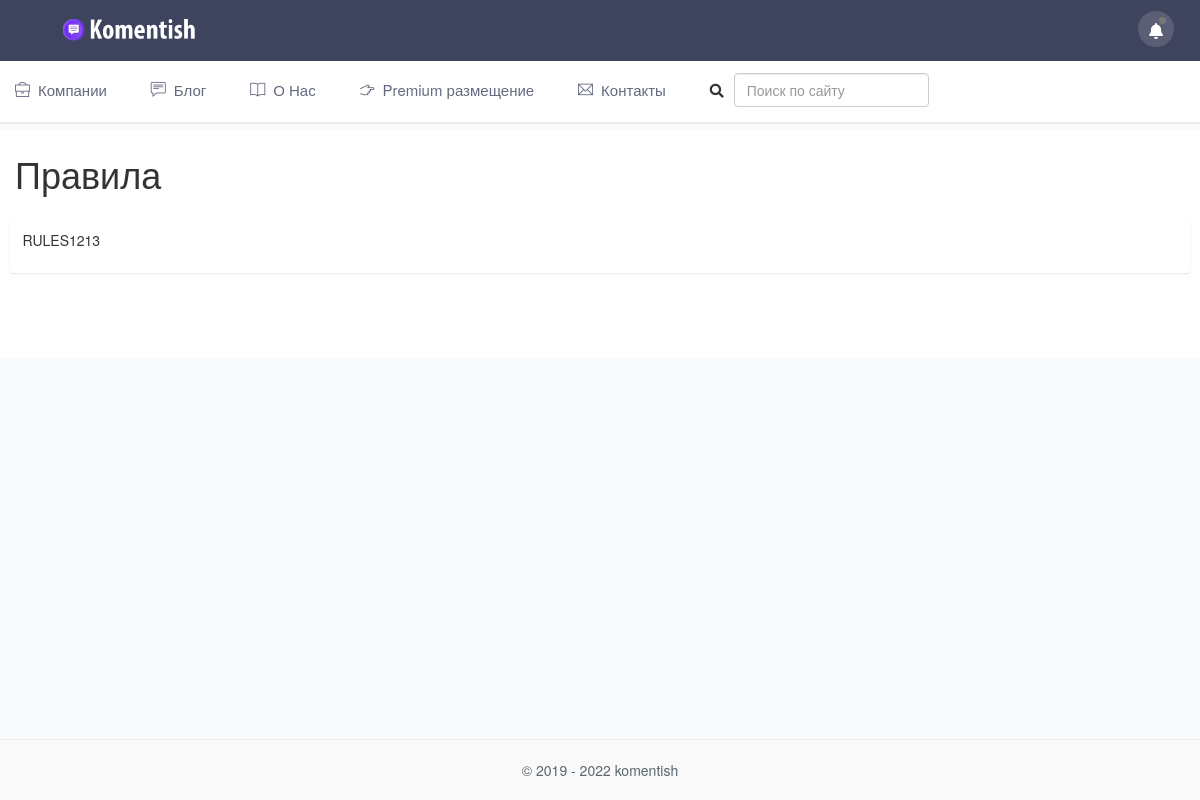
/rules, run on an earlier commit of the app's database.
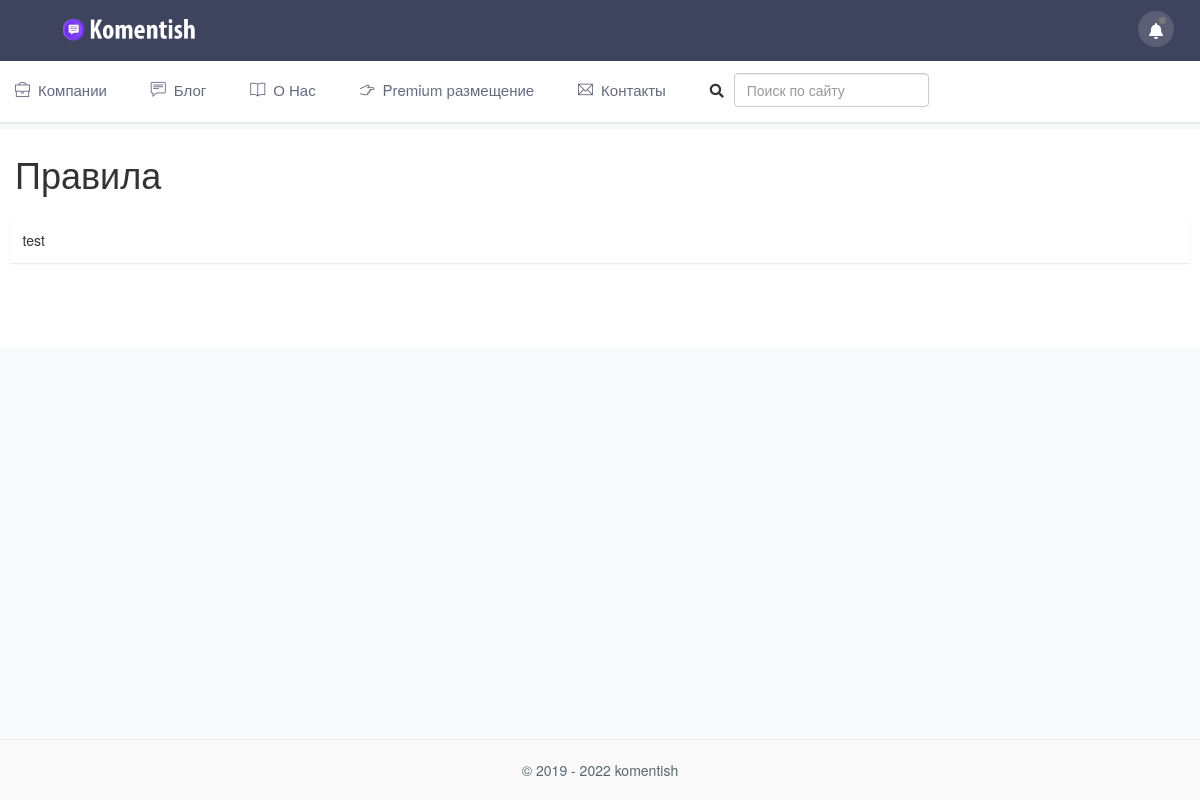
And on a later commit of the database.
### models.py (models this page shows)
class Rules(db.Model):
    id = db.Column(db.Integer, primary_key=True)
    content = db.Column(db.Text)

### view.py (the view)
@app.route('/rules')
def rules():
    rules = Rules.query.all()
    return render_template('rules.html', rules=rules)

### templates/rules.html (shortened to what this page needs)
{% extends 'base.html' %}
{% block content %}
<div class="row">
                <div class="col-sm-12">
                    <div class="page-title-box">
                        <div class="row align-items-center">
                            <div class="col-md-8">
                                <h1 class="page-title m-0">Правила</h1>
                            </div>
                        </div>
                    </div>
                </div>
            </div>
            <div class="row">
                <div class="col-xl-12">
                            {% for i in rules %}
                                <div class="card">
                                    <div class="card-body">
                                        {{ i.content | safe }}
                                    </div>
                                </div>
                            {% endfor %}
                </div>
            </div>
{% endblock %}

What changed in the data, as far as the page shows it:
changed Rules: content "RULES1213" → "test"
